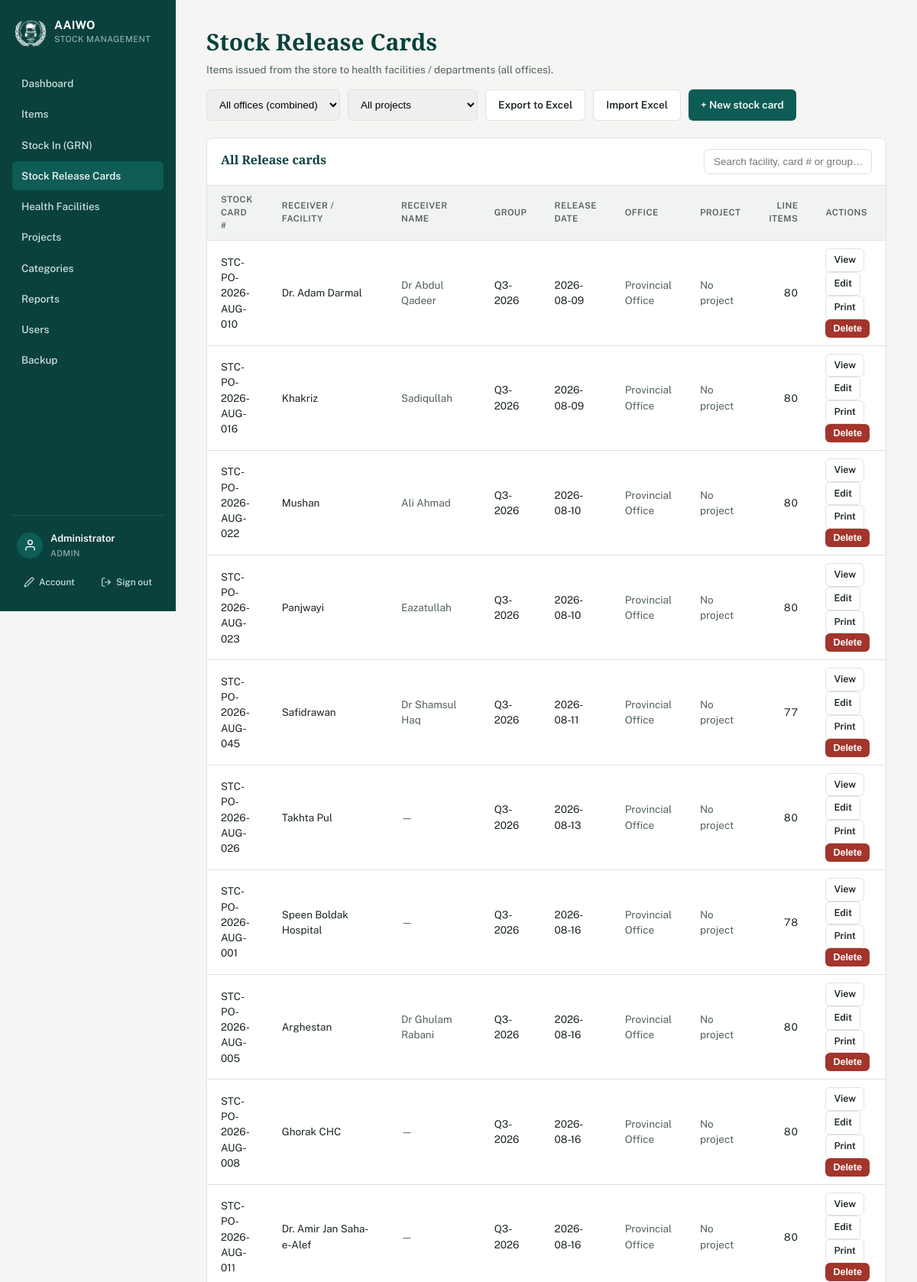
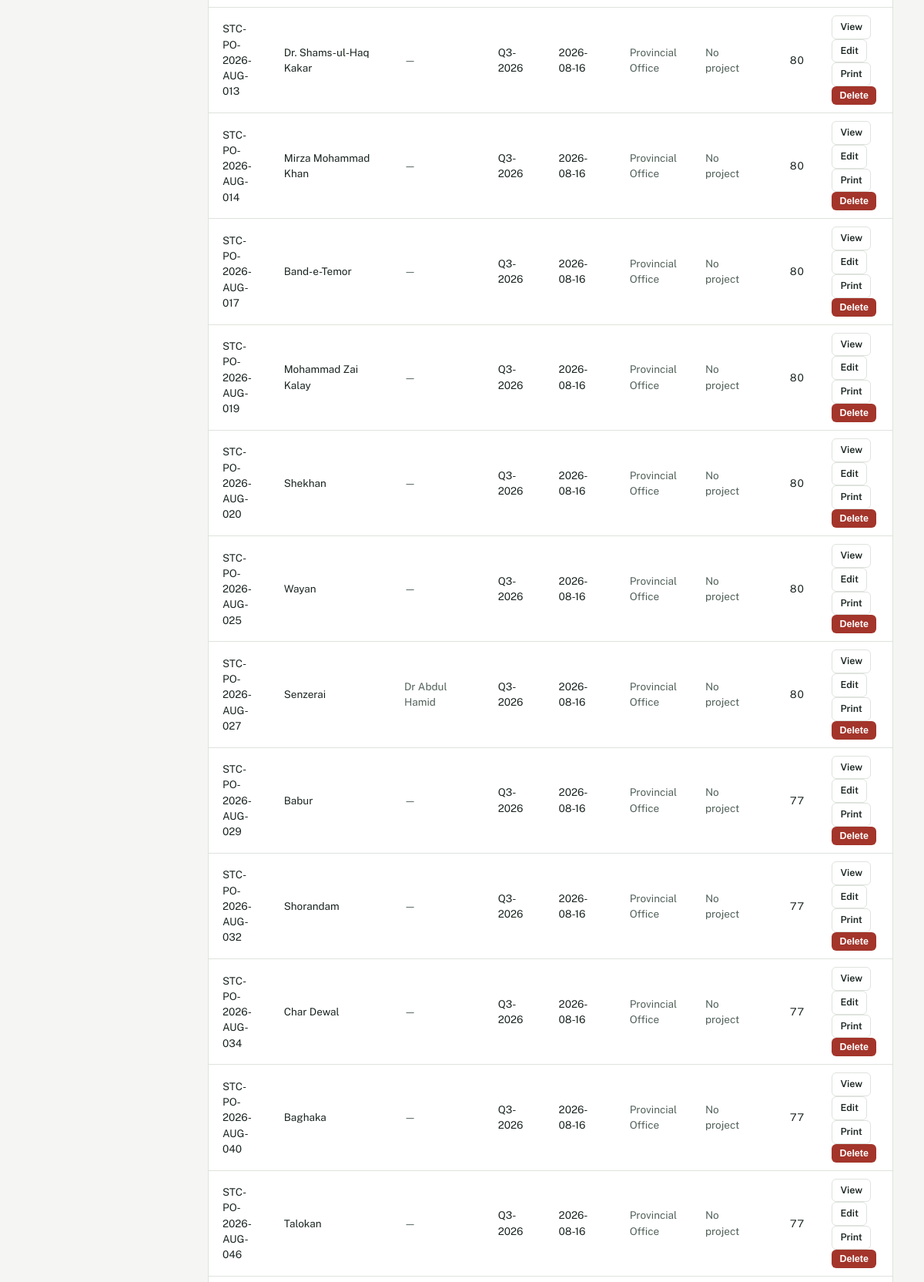
Screenshot of /releases (signed in, upper part) with the database file from the repository (2 pictures, top to bottom).
### tables this page shows
CREATE TABLE Users (
            UserID INTEGER PRIMARY KEY AUTOINCREMENT,
            Username TEXT NOT NULL UNIQUE,
            PasswordHash TEXT NOT NULL,
            FullName TEXT,
            Role TEXT NOT NULL DEFAULT 'staff',
            Active INTEGER NOT NULL DEFAULT 1,
            MustChangePassword INTEGER NOT NULL DEFAULT 0,
            CreatedAt TEXT NOT NULL DEFAULT (datetime('now'))
        , FailedLoginAttempts INTEGER NOT NULL DEFAULT 0, LockedUntil TEXT, Office TEXT);

CREATE TABLE StockReleases (
    ReleaseID      INTEGER PRIMARY KEY AUTOINCREMENT,
    StockCardNo    TEXT NOT NULL UNIQUE,
    ReceiverName   TEXT,
    HFID           INTEGER REFERENCES HealthFacilities(HFID),
    StorekeeperName TEXT DEFAULT 'Mohammad Sadeq "Khaliqi"',
    ReleaseDate    TEXT
, CreatedByUserID INTEGER, UpdatedByUserID INTEGER, CreatedAt TEXT, UpdatedAt TEXT, GroupName TEXT, Office TEXT DEFAULT 'main', Subject TEXT, ProjectID INTEGER);

### config/db.php (called while the page is built, shortened)
<?php
function db_file_path(): string {
    return __DIR__ . '/../data/stock_management.sqlite';
}
function db(): PDO {
    static $pdo = null;
    if ($pdo === null) {
        $path = db_file_path();
        $pdo = new PDO('sqlite:' . $path);
        $pdo->setAttribute(PDO::ATTR_ERRMODE, PDO::ERRMODE_EXCEPTION);
        $pdo->setAttribute(PDO::ATTR_DEFAULT_FETCH_MODE, PDO::FETCH_ASSOC);
        $pdo->exec('PRAGMA foreign_keys = ON');
        stockapp_migrate($pdo);
    }
    return $pdo;
}
function stockapp_migrate(PDO $pdo): void {
    $pdo->exec("
        CREATE TABLE IF NOT EXISTS Users (
            UserID INTEGER PRIMARY KEY AUTOINCREMENT,
            Username TEXT NOT NULL UNIQUE COLLATE NOCASE,
            PasswordHash TEXT NOT NULL,
            FullName TEXT,
            Role TEXT NOT NULL DEFAULT 'staff',
            Active INTEGER NOT NULL DEFAULT 1,
            MustChangePassword INTEGER NOT NULL DEFAULT 0,
            CreatedAt TEXT NOT NULL DEFAULT (datetime('now'))
        )
    ");
    $auditCols = [
        'CreatedByUserID' => 'INTEGER',
        'UpdatedByUserID' => 'INTEGER',
        'CreatedAt' => 'TEXT',
        'UpdatedAt' => 'TEXT',
        'GroupName' => 'TEXT',
    ];
    foreach (['StockReceipts', 'StockReleases'] as $table) {
        $existing = array_column($pdo->query('PRAGMA table_info(' . $table . ')')->fetchAll(), 'name');
    }
    $stockReleasesExists = (bool)$pdo->query("SELECT name FROM sqlite_master WHERE type='table' AND name='StockReleases'")->fetchColumn();
    if ($stockReleasesExists) {
        $existingReleaseCols = array_column($pdo->query('PRAGMA table_info(StockReleases)')->fetchAll(), 'name');
    }
    $pdo->exec('CREATE TABLE IF NOT EXISTS Projects (
        ProjectID INTEGER PRIMARY KEY AUTOINCREMENT,
        ProjectName TEXT NOT NULL,
        Description TEXT,
        CreatedByUserID INTEGER,
        CreatedAt TEXT,
        UpdatedByUserID INTEGER,
        UpdatedAt TEXT
    )');
    foreach (['Items', 'StockReceipts', 'StockReleases'] as $projectTable) {
        $existingCols = array_column($pdo->query('PRAGMA table_info(' . $projectTable . ')')->fetchAll(), 'name');
    }
    $categoriesExisted = (bool)$pdo->query("SELECT name FROM sqlite_master WHERE type='table' AND name='ItemCategories'")->fetchColumn();
    $pdo->exec('CREATE TABLE IF NOT EXISTS ItemCategories (
        CategoryID INTEGER PRIMARY KEY AUTOINCREMENT,
        CategoryName TEXT NOT NULL,
        CategoryNameLocal TEXT,
        CreatedAt TEXT
    )');
    $existingItemCols = array_column($pdo->query('PRAGMA table_info(Items)')->fetchAll(), 'name');
    $existingUserCols = array_column($pdo->query('PRAGMA table_info(Users)')->fetchAll(), 'name');
    foreach (['Items', 'HealthFacilities', 'StockReceipts', 'StockReleases'] as $table) {
        $tableExists = (bool)$pdo->query("SELECT name FROM sqlite_master WHERE type='table' AND name='$table'")->fetchColumn();
        $cols = array_column($pdo->query('PRAGMA table_info(' . $table . ')')->fetchAll(), 'name');
    }
    $hfTableExists = (bool)$pdo->query("SELECT name FROM sqlite_master WHERE type='table' AND name='HealthFacilities'")->fetchColumn();
    if ($hfTableExists) {
        $existingHfCols = array_column($pdo->query('PRAGMA table_info(HealthFacilities)')->fetchAll(), 'name');
    }
    $itemsTableExists = (bool)$pdo->query("SELECT name FROM sqlite_master WHERE type='table' AND name='Items'")->fetchColumn();
    if ($itemsTableExists) {
        $existingItemCols = array_column($pdo->query('PRAGMA table_info(Items)')->fetchAll(), 'name');
    }
    $userCount = (int)$pdo->query('SELECT COUNT(*) FROM Users')->fetchColumn();
}

### releases.php (the view, shortened to what this page needs)
<?php
require __DIR__ . '/includes/functions.php';
require_login();
$scope = office_scope();
require __DIR__ . '/includes/header.php';
$project = project_scope();
[$pSql, $pParams] = project_condition('sr.ProjectID', $project);
if ($scope === '__unassigned__') {
    $releases = [];
} else {
    $releases = db()->query('
        SELECT sr.*, hf.HFName,
               (SELECT COUNT(*) FROM StockReleaseDetails WHERE ReleaseID=sr.ReleaseID) AS lines
        FROM StockReleases sr
        LEFT JOIN HealthFacilities hf ON hf.HFID = sr.HFID
    ')->fetchAll();
}
usort($releases, fn($a, $b) => strnatcmp($a['ReleaseDate'] ?? '', $b['ReleaseDate'] ?? ''));
?>
<div class="page-head">
  <div>
    <h1>Stock Release Cards</h1>
    <p>Items issued from the store to health facilities / departments<?= is_admin() ? h($scope === null ? ' (all offices)' : (' — ' . office_label($scope))) : '' ?>.</p>
  </div>
  <div style="display:flex;gap:10px;flex-wrap:wrap;">
    <?php if (is_admin()): ?>
      <select id="officeFilter" class="search-box" style="min-width:170px;" onchange="applyReleaseFilters()">
        <option value="">All offices (combined)</option>
      </select>
    <?php endif; ?>
    <select id="projectFilter" class="search-box" style="min-width:170px;" onchange="applyReleaseFilters()" title="Show only one project's stock cards">
      <?= project_options_html($project === '__all__' ? '' : $project, true) ?>
    </select>
    <a class="btn secondary" href="export_excel?type=card<?= $scope !== null ? ('&office=' . urlencode($scope)) : '' ?>" title="Stock Cards list with per-card item quantities">Export to Excel</a>
    <a class="btn secondary" href="import?type=card">Import Excel</a>
    <a class="btn" href="release_form<?= $scope !== null && $scope !== '__unassigned__' ? ('?office=' . urlencode($scope)) : '' ?><?= $project !== '__all__' ? (($scope !== null && $scope !== '__unassigned__') ? '&' : '?') . 'project=' . urlencode((string)$project) : '' ?>">+ New stock card</a>
  </div>
</div>
<div class="panel">
  <div class="panel-head">
    <h2>All Release cards</h2>
    <input class="search-box" id="relSearch" placeholder="Search facility, card # or group…" onkeyup="filterTable('relSearch','relTable')">
  </div>
  <table id="relTable">
    <thead><tr><th>Stock Card #</th><th>Receiver / Facility</th><th>Receiver name</th><th>Group</th><th>Release Date</th><?php if (is_admin()): ?><th>Office</th><?php endif; ?><th>Project</th><th class="num">Line items</th><th>Actions</th></tr></thead>
    <tbody>
      <?php foreach ($releases as $r): ?>
        <tr>
          <td><?= h($r['StockCardNo']) ?></td>
          <td><?= h($r['HFName'] ?: '') ?></td>
          <td class="muted"><?= h($r['ReceiverName']) ?: '—' ?></td>
          <td><?= $r['GroupName'] ? h($r['GroupName']) : '<span class="muted">—</span>' ?></td>
          <td><?= $r['ReleaseDate'] ? h($r['ReleaseDate']) : '<span class="muted">—</span>' ?></td>
          <?php if (is_admin()): ?><td class="muted"><?= h(office_label($r['Office'] ?? null)) ?></td><?php endif; ?>
          <td class="muted"><?= h(project_label($r['ProjectID'] ?? null)) ?></td>
          <td class="num"><?= (int)$r['lines'] ?></td>
          <td>
            <a class="btn secondary small" href="release_view?id=<?= $r['ReleaseID'] ?>">View</a>
            <a class="btn secondary small" href="release_form?id=<?= $r['ReleaseID'] ?>">Edit</a>
            <a class="btn secondary small" href="release_print?id=<?= $r['ReleaseID'] ?>" target="_blank">Print</a>
            <form method="post" style="display:inline;" onsubmit="return confirm('Delete this stock card and all its item lines? This cannot be undone.')">
              <button type="submit" class="btn danger small">Delete</button>
            </form>
          </td>
        </tr>
      <?php endforeach; ?>
    </tbody>
  </table>
</div>
<?php require __DIR__ . '/includes/footer.php'; ?>

### includes/header.php (shortened to what this page needs)
<?php
require_once __DIR__ . '/functions.php';
$me = current_user();
$current = basename($_SERVER['SCRIPT_NAME']);
$importType = $_GET['type'] ?? ($_POST['import_type'] ?? '');
$isImportGrn = ($current === 'import.php' && $importType !== 'card');
$isImportCard = ($current === 'import.php' && $importType === 'card');
?>
<!DOCTYPE html>
<html lang="en">
<head>
<?php
$cssPath = __DIR__ . '/../assets/style.css';
$cssVer = is_file($cssPath) ? filemtime($cssPath) : 1;
?>
<link rel="stylesheet" href="<?= isset($assetPrefix) ? $assetPrefix : '' ?>assets/style.css?v=<?= $cssVer ?>">
</head>
<body>
<div class="shell">
  <aside class="sidebar">
    <div class="brand" title="Afghan Alfouz Innovational Welfare Organization">
      <img src="<?= isset($assetPrefix) ? $assetPrefix : '' ?>assets/logo-white.png" alt="AAIWO" class="brand-mark-logo">
      <div>
        <div class="brand-title">AAIWO</div>
        <div class="brand-sub">Stock Management</div>
      </div>
    </div>
    <nav>
      <a href="index" class="<?= $current==='index.php'?'active':'' ?>">Dashboard</a>
      <a href="items" class="<?= in_array($current, ['items.php','item_form.php','import_items.php','export_items.php'], true) ? 'active' : '' ?>">Items</a>
      <a href="receipts" class="<?= (in_array($current, ['receipts.php','receipt_form.php','receipt_view.php','export_excel.php'], true) || $isImportGrn) ? 'active' : '' ?>">Stock In (GRN)</a>
      <a href="releases" class="<?= (in_array($current, ['releases.php','release_form.php','release_view.php','export_excel.php'], true) || $isImportCard) ? 'active' : '' ?>">Stock Release Cards</a>
      <a href="health_facilities" class="<?= in_array($current, ['health_facilities.php','hf_form.php','import_hf.php','export_hf.php'], true) ? 'active' : '' ?>">Health Facilities</a>
      <?php if (($me['Role'] ?? '') === 'admin'): ?>
        <a href="projects" class="<?= in_array($current, ['projects.php','project_form.php'], true) ? 'active' : '' ?>">Projects</a>
        <a href="categories" class="<?= in_array($current, ['categories.php','category_form.php'], true) ? 'active' : '' ?>">Categories</a>
        <a href="reports" class="<?= $current==='reports.php'?'active':'' ?>">Reports</a>
        <a href="users" class="<?= $current==='users.php'||$current==='user_form.php'?'active':'' ?>">Users</a>
        <a href="backup" class="<?= $current==='backup.php'?'active':'' ?>">Backup</a>
      <?php endif; ?>
    </nav>
    <div class="sidebar-account">
      <div class="account-card">
        <span class="account-avatar" aria-hidden="true">
          <svg viewBox="0 0 24 24" fill="none" stroke="currentColor" stroke-width="2" stroke-linecap="round" stroke-linejoin="round"><path d="M20 21v-2a4 4 0 0 0-4-4H8a4 4 0 0 0-4 4v2"></path><circle cx="12" cy="7" r="4"></circle></svg>
        </span>
        <div class="account-meta">
          <div class="account-name"><?= h($me['FullName'] ?? '') ?></div>
          <div class="account-role">
            <?= h(ucfirst($me['Role'] ?? '')) ?>
          </div>
        </div>
      </div>
      <div class="account-actions">
        <a href="my_account" class="account-action" title="My account">
          <svg viewBox="0 0 24 24" fill="none" stroke="currentColor" stroke-width="2" stroke-linecap="round" stroke-linejoin="round"><path d="M17 3a2.85 2.83 0 1 1 4 4L7.5 20.5 2 22l1.5-5.5Z"></path></svg>
          <span>Account</span>
        </a>
        <a href="logout" class="account-action" title="Sign out">
          <svg viewBox="0 0 24 24" fill="none" stroke="currentColor" stroke-width="2" stroke-linecap="round" stroke-linejoin="round"><path d="M9 21H5a2 2 0 0 1-2-2V5a2 2 0 0 1 2-2h4"></path><polyline points="16 17 21 12 16 7"></polyline><line x1="21" y1="12" x2="9" y2="12"></line></svg>
          <span>Sign out</span>
        </a>
      </div>
    </div>
  </aside>
  <main class="content">

### assets/style.css (style rules this page uses)
:root { --ink: #1B2621; --ink-soft: #52625A; --paper: #F5F6F3; --panel: #FFFFFF; --line: #DEE3DD; --teal: #0E5C56; --teal-dark: #0A413D; --teal-tint: #E4EFEC; --amber: #B5741E; --amber-tint: #FBF0DE; --red: #A3352B; --red-tint: #FBEAE8; --radius: 8px; }
* { box-sizing:border-box; }
html { -webkit-text-size-adjust:100%; }
body { margin:0; font-family:'Public Sans', system-ui, sans-serif; color:var(--ink); background:var(--paper); font-size:15px; line-height:1.5; overflow-x:hidden; }
h1,h2,h3 { font-family:'Source Serif 4', Georgia, serif; font-weight:700; margin:0 0 4px; color:var(--teal-dark); }
a { color:var(--teal);text-decoration:none; }
.shell { display:flex;min-height:100vh; }
.sidebar { width:230px; flex-shrink:0; background:var(--teal-dark); color:#EAF2F0; display:flex; flex-direction:column; padding:22px 16px; position:sticky; top:0; height:100vh; overflow-y:auto; }
.brand { display:flex;align-items:center;gap:11px;margin-bottom:28px;padding:0 4px; }
.brand-mark-logo { width:40px;height:40px;object-fit:contain; flex-shrink:0; }
.brand-title { font-weight:700;font-size:15px;color:#fff;line-height:1.2;letter-spacing:.02em; }
.brand-sub { font-size:11px;color:#9FBDB6;letter-spacing:.04em;text-transform:uppercase;margin-top:1px; }
.sidebar nav { display:flex;flex-direction:column;gap:2px; }
.sidebar nav a { color:#CFE3DE; padding:9px 12px; border-radius:6px; font-size:13.5px; font-weight:500; }
.sidebar nav a.active { background:var(--teal);color:#fff; }
.sidebar-account { margin-top:auto; padding-top:14px; border-top:1px solid rgba(255,255,255,.10); }
.account-card { display:flex; align-items:center; gap:10px; padding:6px 6px; border-radius:10px; }
.account-avatar { width:34px;height:34px;flex-shrink:0; border-radius:50%; background:var(--teal); color:#fff; display:flex;align-items:center;justify-content:center; }
.account-avatar svg { width:17px;height:17px; }
.account-meta { min-width:0;overflow:hidden; }
.account-name { font-size:13px;font-weight:600;color:#fff; white-space:nowrap;overflow:hidden;text-overflow:ellipsis; }
.account-role { font-size:11px;color:#9FBDB6;text-transform:uppercase;letter-spacing:.04em;margin-top:1px; }
.account-actions { display:flex;gap:4px;margin-top:8px; }
.account-action { flex:1; display:flex;align-items:center;justify-content:center;gap:6px; padding:7px 6px; border-radius:7px; font-size:12px;font-weight:500; color:#CFE3DE; white-space:nowrap; }
.account-action svg { width:14px;height:14px;flex-shrink:0; }
.content { flex:1;padding:32px 40px;max-width:1180px; }
.page-head { display:flex;justify-content:space-between;align-items:flex-end;margin-bottom:22px;gap:16px;flex-wrap:wrap; }
.page-head p { margin:2px 0 0;color:var(--ink-soft);font-size:13.5px; }
.panel { background:var(--panel);border:1px solid var(--line);border-radius:var(--radius);overflow:hidden;margin-bottom:24px; }
.panel-head { padding:14px 18px;border-bottom:1px solid var(--line);display:flex;justify-content:space-between;align-items:center;gap:10px;flex-wrap:wrap; }
.panel-head h2 { font-size:16px; }
table { width:100%;border-collapse:collapse;font-size:13.5px; }
th,td { text-align:left;padding:10px 18px;border-bottom:1px solid var(--line); }
th { background:#F1F3F0;font-size:11.5px;text-transform:uppercase;letter-spacing:.04em;color:var(--ink-soft);font-weight:600; }
td.num, th.num { text-align:right;font-variant-numeric:tabular-nums; }
.muted { color:var(--ink-soft); }
.btn { display:inline-flex;align-items:center;gap:6px; background:var(--teal);color:#fff;border:none; padding:9px 16px;border-radius:6px;font-size:13.5px;font-weight:600; cursor:pointer;text-decoration:none; }
.btn.secondary { background:var(--panel);color:var(--ink);border:1px solid var(--line); }
.btn.danger { background:var(--red); }
.btn.small { padding:5px 10px;font-size:12.5px; }
.search-box { padding:8px 12px;border:1px solid var(--line);border-radius:6px;font-size:13.5px;min-width:220px; }

### rows the page displays
users: FullName "Administrator", Role "ADMIN"
stockreleases: StockCardNo "STC-PO-2026-AUG-010", HFName "Dr. Adam Darmal", ReceiverName "Dr Abdul Qadeer", GroupName "Q3-2026", ReleaseDate "2026-08-09", Office "Provincial Office", ProjectID "No project", lines "80"
stockreleases: StockCardNo "STC-PO-2026-AUG-016", HFName "Khakriz", ReceiverName "Sadiqullah", GroupName "Q3-2026", ReleaseDate "2026-08-09", Office "Provincial Office", ProjectID "No project", lines "80"
stockreleases: StockCardNo "STC-PO-2026-AUG-022", HFName "Mushan", ReceiverName "Ali Ahmad", GroupName "Q3-2026", ReleaseDate "2026-08-10", Office "Provincial Office", ProjectID "No project", lines "80"
stockreleases: StockCardNo "STC-PO-2026-AUG-023", HFName "Panjwayi", ReceiverName "Eazatullah", GroupName "Q3-2026", ReleaseDate "2026-08-10", Office "Provincial Office", ProjectID "No project", lines "80"
stockreleases: StockCardNo "STC-PO-2026-AUG-045", HFName "Safidrawan", ReceiverName "Dr Shamsul Haq", GroupName "Q3-2026", ReleaseDate "2026-08-11", Office "Provincial Office", ProjectID "No project", lines "77"
stockreleases: StockCardNo "STC-PO-2026-AUG-026", HFName "Takhta Pul", ReceiverName "—", GroupName "Q3-2026", ReleaseDate "2026-08-13", Office "Provincial Office", ProjectID "No project", lines "80"
stockreleases: StockCardNo "STC-PO-2026-AUG-001", HFName "Speen Boldak Hospital", ReceiverName "—", GroupName "Q3-2026", ReleaseDate "2026-08-16", Office "Provincial Office", ProjectID "No project", lines "78"
stockreleases: StockCardNo "STC-PO-2026-AUG-005", HFName "Arghestan", ReceiverName "Dr Ghulam Rabani", GroupName "Q3-2026", ReleaseDate "2026-08-16", Office "Provincial Office", ProjectID "No project", lines "80"
stockreleases: StockCardNo "STC-PO-2026-AUG-008", HFName "Ghorak CHC", ReceiverName "—", GroupName "Q3-2026", ReleaseDate "2026-08-16", Office "Provincial Office", ProjectID "No project", lines "80"
stockreleases: StockCardNo "STC-PO-2026-AUG-011", HFName "Dr. Amir Jan Saha-e-Alef", ReceiverName "—", GroupName "Q3-2026", ReleaseDate "2026-08-16", Office "Provincial Office", ProjectID "No project", lines "80"
stockreleases: StockCardNo "STC-PO-2026-AUG-013", HFName "Dr. Shams-ul-Haq Kakar", ReceiverName "—", GroupName "Q3-2026", ReleaseDate "2026-08-16", Office "Provincial Office", ProjectID "No project", lines "80"
stockreleases: StockCardNo "STC-PO-2026-AUG-014", HFName "Mirza Mohammad Khan", ReceiverName "—", GroupName "Q3-2026", ReleaseDate "2026-08-16", Office "Provincial Office", ProjectID "No project", lines "80"
stockreleases: StockCardNo "STC-PO-2026-AUG-017", HFName "Band-e-Temor", ReceiverName "—", GroupName "Q3-2026", ReleaseDate "2026-08-16", Office "Provincial Office", ProjectID "No project", lines "80"
stockreleases: StockCardNo "STC-PO-2026-AUG-019", HFName "Mohammad Zai Kalay", ReceiverName "—", GroupName "Q3-2026", ReleaseDate "2026-08-16", Office "Provincial Office", ProjectID "No project", lines "80"
stockreleases: StockCardNo "STC-PO-2026-AUG-020", HFName "Shekhan", ReceiverName "—", GroupName "Q3-2026", ReleaseDate "2026-08-16", Office "Provincial Office", ProjectID "No project", lines "80"
stockreleases: StockCardNo "STC-PO-2026-AUG-025", HFName "Wayan", ReceiverName "—", GroupName "Q3-2026", ReleaseDate "2026-08-16", Office "Provincial Office", ProjectID "No project", lines "80"
stockreleases: StockCardNo "STC-PO-2026-AUG-027", HFName "Senzerai", ReceiverName "Dr Abdul Hamid", GroupName "Q3-2026", ReleaseDate "2026-08-16", Office "Provincial Office", ProjectID "No project", lines "80"
stockreleases: StockCardNo "STC-PO-2026-AUG-029", HFName "Babur", ReceiverName "—", GroupName "Q3-2026", ReleaseDate "2026-08-16", Office "Provincial Office", ProjectID "No project", lines "77"
stockreleases: StockCardNo "STC-PO-2026-AUG-032", HFName "Shorandam", ReceiverName "—", GroupName "Q3-2026", ReleaseDate "2026-08-16", Office "Provincial Office", ProjectID "No project", lines "77"
stockreleases: StockCardNo "STC-PO-2026-AUG-034", HFName "Char Dewal", ReceiverName "—", GroupName "Q3-2026", ReleaseDate "2026-08-16", Office "Provincial Office", ProjectID "No project", lines "77"
stockreleases: StockCardNo "STC-PO-2026-AUG-040", HFName "Baghaka", ReceiverName "—", GroupName "Q3-2026", ReleaseDate "2026-08-16", Office "Provincial Office", ProjectID "No project", lines "77"
stockreleases: StockCardNo "STC-PO-2026-AUG-046", HFName "Talokan", ReceiverName "—", GroupName "Q3-2026", ReleaseDate "2026-08-16", Office "Provincial Office", ProjectID "No project", lines "77"

### other values shown
$scope === null ? ' (all offices)' : (' — ' . office_label($scope)) "(all offices)"
